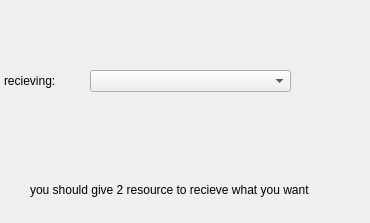
<?xml version="1.0" encoding="UTF-8"?>
<ui version="4.0">
 <class>Trade</class>
 <widget class="QDialog" name="Trade">
  <property name="geometry">
   <rect>
    <x>0</x>
    <y>0</y>
    <width>370</width>
    <height>223</height>
   </rect>
  </property>
  <property name="windowTitle">
   <string>Dialog</string>
  </property>
  <widget class="QLabel" name="label">
   <property name="geometry">
    <rect>
     <x>30</x>
     <y>180</y>
     <width>351</width>
     <height>20</height>
    </rect>
   </property>
   <property name="text">
    <string>you should give 2 resource to recieve what you want</string>
   </property>
  </widget>
  <widget class="QLabel" name="label_2">
   <property name="geometry">
    <rect>
     <x>4</x>
     <y>70</y>
     <width>71</width>
     <height>21</height>
    </rect>
   </property>
   <property name="text">
    <string>recieving:</string>
   </property>
  </widget>
  <widget class="QComboBox" name="comboBox">
   <property name="geometry">
    <rect>
     <x>90</x>
     <y>70</y>
     <width>201</width>
     <height>22</height>
    </rect>
   </property>
  </widget>
 </widget>
 <resources/>
 <connections/>
</ui>
